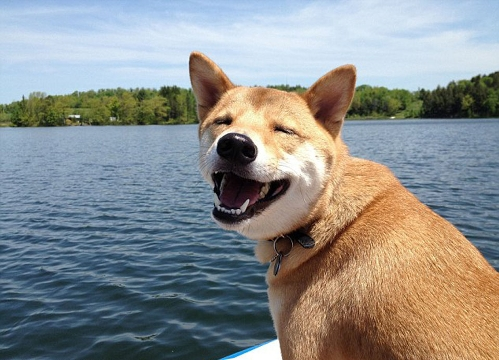
#> input picture opencv/images/dog.jpeg, 499 x 360 px
$ python warpAffine.py
#> lines starting #> are read from the running program, lines starting #| are printed output that depends on the picture
#!/usr/bin/python3
# -*- coding: utf-8 -*-
# Copyright (C) 2022 #
# @Time    : 2022/12/31 14:51
# @Author  : TaoistQu
# @Email   : qulei_20180331@163.com
# @File    : warpAffine.py
# @Software: PyCharm
# 图像仿射变化
# 仿射变换是图像旋转, 缩放, 平移的总称.
# 具体的做法是通过一个矩阵和和原图片坐标进行计算,
# 得到新的坐标, 完成变换. 所以关键就是这个矩阵.

import cv2
import numpy as np
import os

path = os.path.abspath('../images')

dog = cv2.imread(os.path.join(path, './dog.jpeg'))
#> dog is the input picture: shape (360, 499, 3); mean B, G, R 141, 141.9, 139.7

h, w, ch = dog.shape
#> h = 360; w = 499; ch = 3
'''
getRotationMatrix2D(center, angle, scale)

center 中心点 , 以图片的哪个点作为旋转时的中心点.
angle 角度: 旋转的角度, 按照逆时针旋转.
scale 缩放比例: 想把图片进行什么样的缩放.

'''
#M = np.float32([[1,0,100],[0,1,0]])
#M = cv2.getRotationMatrix2D((w/2,h/2),15,1.0)
# M = cv2.getRotationMatrix2D((100, 100), 45, 1.0)

'''
getAffineTransform(src[], dst[]) 通过三点可以确定变换后的位置,
相当于解方程, 3个点对应三个方程, 能解出偏移的参数和旋转的角度.
- src原目标的三个点
- dst对应变换后的三个点
'''
# 平移操作
# 注意opencv中是先宽度, 后高度.
src = np.float32([[200, 100], [300, 100], [200, 300]])
dst = np.float32([[100, 150], [360, 200], [280, 120]])

M = cv2.getAffineTransform(src, dst)

new_dog = cv2.warpAffine(dog, M, dsize=(w, h))
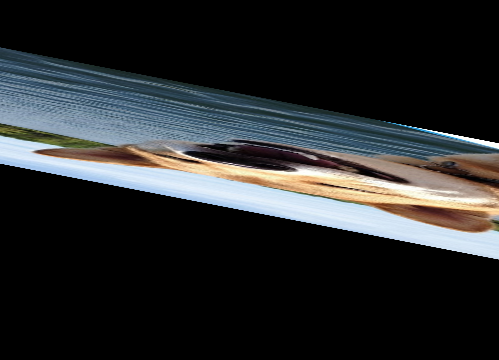
#> new_dog: shape (360, 499, 3); mean B, G, R 44.2, 43.1, 41

cv2.imshow('dog', dog)
cv2.imshow('new_dog', new_dog)

cv2.waitKey(0)
cv2.destroyAllWindows()

$ run again, with opencv/images/cat.jpeg copied over opencv/images/dog.jpeg
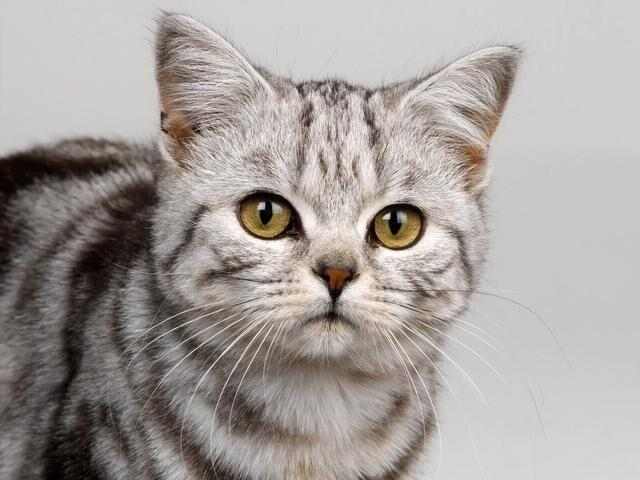
#> input picture opencv/images/cat.jpeg, 640 x 480 px
#> dog is the input picture: shape (480, 640, 3); mean B, G, R 156.1, 159.8, 165.8
#> `new_dog = cv2.warpAffine(dog, M, dsize=(w, h))`:
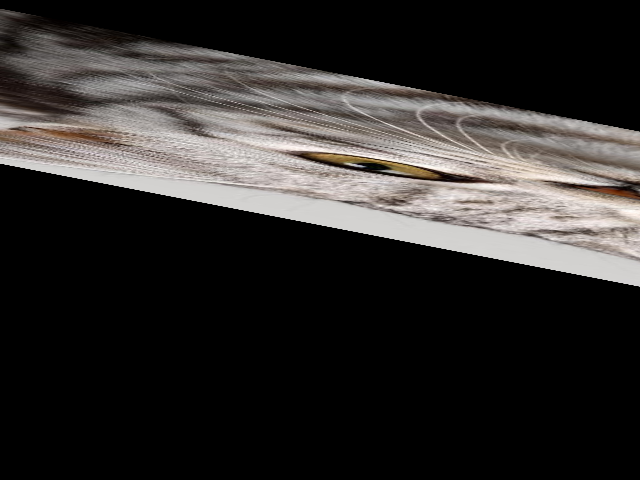
#> new_dog: shape (480, 640, 3); mean B, G, R 44.1, 45.7, 48.2

$ run again, with opencv/images/8841.jpg copied over opencv/images/dog.jpeg
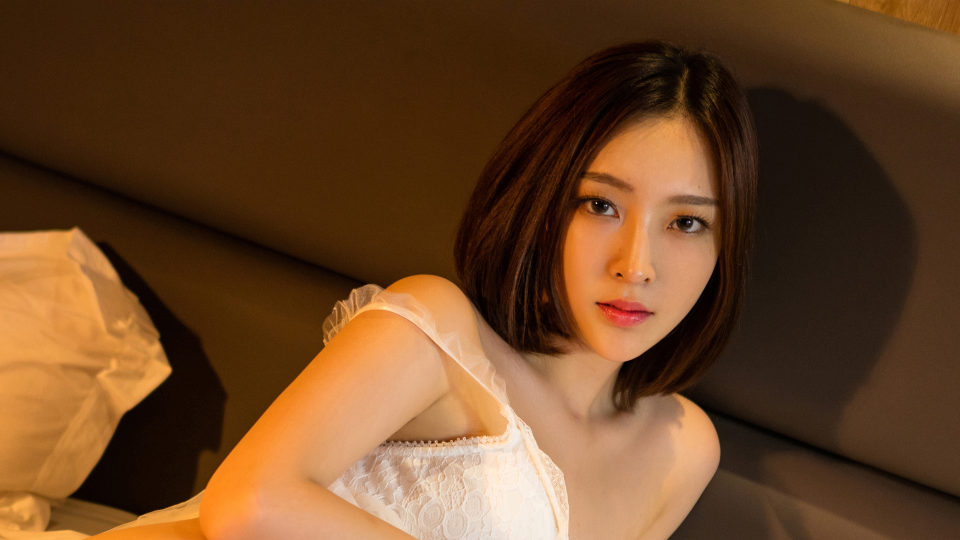
#> input picture opencv/images/8841.jpg, 1920 x 1080 px (shown at 1/2 size)
#> dog is the input picture: shape (1080, 1920, 3); mean B, G, R 37.9, 69.2, 106.4
#> `new_dog = cv2.warpAffine(dog, M, dsize=(w, h))`:
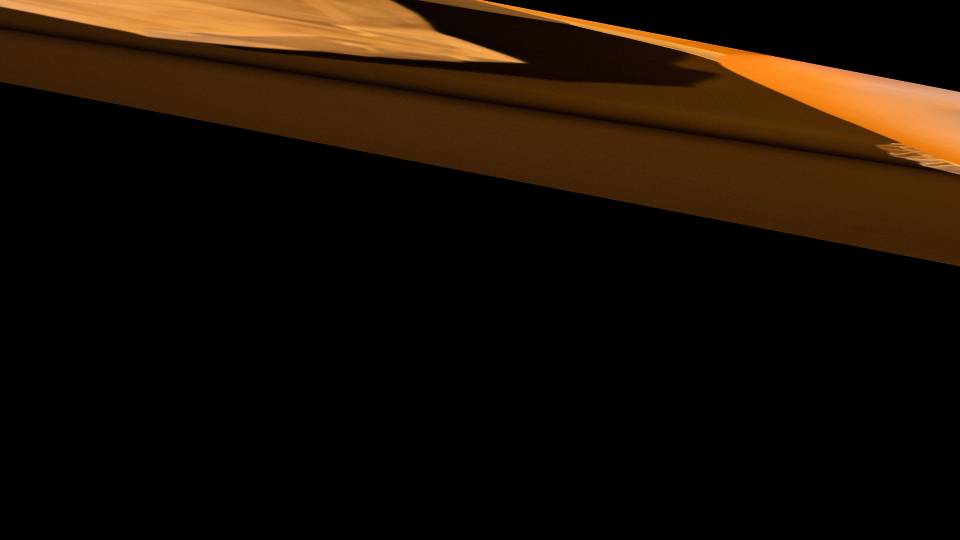
#> new_dog: shape (1080, 1920, 3) (shown at 1/2 size); mean B, G, R 5.1, 15.6, 27
